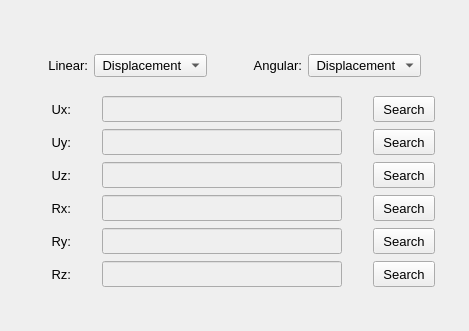
           <widget class="QWidget" name="tab_load_tables">
            <attribute name="title">
             <string>Load tables</string>
            </attribute>
            <layout class="QGridLayout" name="gridLayout_10">
             <property name="leftMargin">
              <number>2</number>
             </property>
             <property name="topMargin">
              <number>2</number>
             </property>
             <property name="rightMargin">
              <number>2</number>
             </property>
             <property name="bottomMargin">
              <number>2</number>
             </property>
             <property name="spacing">
              <number>2</number>
             </property>
             <item row="2" column="0">
              <widget class="QFrame" name="frame_9">
               <property name="frameShape">
                <enum>QFrame::NoFrame</enum>
               </property>
               <property name="frameShadow">
                <enum>QFrame::Raised</enum>
               </property>
               <layout class="QGridLayout" name="gridLayout_3">
                <property name="leftMargin">
                 <number>4</number>
                </property>
                <property name="topMargin">
                 <number>4</number>
                </property>
                <property name="rightMargin">
                 <number>4</number>
                </property>
                <property name="bottomMargin">
                 <number>2</number>
                </property>
                <property name="horizontalSpacing">
                 <number>4</number>
                </property>
                <property name="verticalSpacing">
                 <number>7</number>
                </property>
                <item row="4" column="1">
                 <widget class="QLineEdit" name="lineEdit_path_table_My">
                  <property name="enabled">
                   <bool>false</bool>
                  </property>
                  <property name="minimumSize">
                   <size>
                    <width>210</width>
                    <height>26</height>
                   </size>
                  </property>
                  <property name="maximumSize">
                   <size>
                    <width>240</width>
                    <height>26</height>
                   </size>
                  </property>
                  <property name="alignment">
                   <set>Qt::AlignCenter</set>
                  </property>
                 </widget>
                </item>
                <item row="4" column="2">
                 <widget class="QPushButton" name="pushButton_load_My_table">
                  <property name="enabled">
                   <bool>true</bool>
                  </property>
                  <property name="sizePolicy">
                   <sizepolicy hsizetype="Expanding" vsizetype="Fixed">
                    <horstretch>0</horstretch>
                    <verstretch>0</verstretch>
                   </sizepolicy>
                  </property>
                  <property name="minimumSize">
                   <size>
                    <width>62</width>
                    <height>26</height>
                   </size>
                  </property>
                  <property name="maximumSize">
                   <size>
                    <width>62</width>
                    <height>26</height>
                   </size>
                  </property>
                  <property name="font">
                   <font>
                    <pointsize>10</pointsize>
                   </font>
                  </property>
                  <property name="styleSheet">
                   <string notr="true"/>
                  </property>
                  <property name="text">
                   <string>Search</string>
                  </property>
                 </widget>
                </item>
                <item row="4" column="0">
                 <widget class="QLabel" name="label_Ry_table">
                  <property name="enabled">
                   <bool>true</bool>
                  </property>
                  <property name="minimumSize">
                   <size>
                    <width>0</width>
                    <height>26</height>
                   </size>
                  </property>
                  <property name="maximumSize">
                   <size>
                    <width>38</width>
                    <height>26</height>
                   </size>
                  </property>
                  <property name="font">
                   <font>
                    <pointsize>10</pointsize>
                   </font>
                  </property>
                  <property name="text">
                   <string>Ry:</string>
                  </property>
                  <property name="alignment">
                   <set>Qt::AlignRight|Qt::AlignTrailing|Qt::AlignVCenter</set>
                  </property>
                 </widget>
                </item>
                <item row="5" column="0">
                 <widget class="QLabel" name="label_Rz_table">
                  <property name="enabled">
                   <bool>true</bool>
                  </property>
                  <property name="minimumSize">
                   <size>
                    <width>0</width>
                    <height>26</height>
                   </size>
                  </property>
                  <property name="maximumSize">
                   <size>
                    <width>38</width>
                    <height>26</height>
                   </size>
                  </property>
                  <property name="font">
                   <font>
                    <pointsize>10</pointsize>
                   </font>
                  </property>
                  <property name="text">
                   <string>Rz:</string>
                  </property>
                  <property name="alignment">
                   <set>Qt::AlignRight|Qt::AlignTrailing|Qt::AlignVCenter</set>
                  </property>
                 </widget>
                </item>
                <item row="5" column="1">
                 <widget class="QLineEdit" name="lineEdit_path_table_Mz">
                  <property name="enabled">
                   <bool>false</bool>
                  </property>
                  <property name="minimumSize">
                   <size>
                    <width>210</width>
                    <height>26</height>
                   </size>
                  </property>
                  <property name="maximumSize">
                   <size>
                    <width>240</width>
                    <height>26</height>
                   </size>
                  </property>
                  <property name="alignment">
                   <set>Qt::AlignCenter</set>
                  </property>
                 </widget>
                </item>
                <item row="1" column="1">
                 <widget class="QLineEdit" name="lineEdit_path_table_Fy">
                  <property name="enabled">
                   <bool>false</bool>
                  </property>
                  <property name="minimumSize">
                   <size>
                    <width>210</width>
                    <height>26</height>
                   </size>
                  </property>
                  <property name="maximumSize">
                   <size>
                    <width>240</width>
                    <height>26</height>
                   </size>
                  </property>
                  <property name="styleSheet">
                   <string notr="true"/>
                  </property>
                  <property name="alignment">
                   <set>Qt::AlignCenter</set>
                  </property>
                 </widget>
                </item>
                <item row="2" column="2">
                 <widget class="QPushButton" name="pushButton_load_Fz_table">
                  <property name="enabled">
                   <bool>true</bool>
                  </property>
                  <property name="sizePolicy">
                   <sizepolicy hsizetype="Expanding" vsizetype="Fixed">
                    <horstretch>0</horstretch>
                    <verstretch>0</verstretch>
                   </sizepolicy>
                  </property>
                  <property name="minimumSize">
                   <size>
                    <width>62</width>
                    <height>26</height>
                   </size>
                  </property>
                  <property name="maximumSize">
                   <size>
                    <width>62</width>
                    <height>26</height>
                   </size>
                  </property>
                  <property name="font">
                   <font>
                    <pointsize>10</pointsize>
                   </font>
                  </property>
                  <property name="styleSheet">
                   <string notr="true"/>
                  </property>
                  <property name="text">
                   <string>Search</string>
                  </property>
                 </widget>
                </item>
                <item row="1" column="2">
                 <widget class="QPushButton" name="pushButton_load_Fy_table">
                  <property name="enabled">
                   <bool>true</bool>
                  </property>
                  <property name="sizePolicy">
                   <sizepolicy hsizetype="Expanding" vsizetype="Fixed">
                    <horstretch>0</horstretch>
                    <verstretch>0</verstretch>
                   </sizepolicy>
                  </property>
                  <property name="minimumSize">
                   <size>
                    <width>62</width>
                    <height>26</height>
                   </size>
                  </property>
                  <property name="maximumSize">
                   <size>
                    <width>62</width>
                    <height>26</height>
                   </size>
                  </property>
                  <property name="font">
                   <font>
                    <pointsize>10</pointsize>
                   </font>
                  </property>
                  <property name="styleSheet">
                   <string notr="true"/>
                  </property>
                  <property name="text">
                   <string>Search</string>
                  </property>
                 </widget>
                </item>
                <item row="3" column="2">
                 <widget class="QPushButton" name="pushButton_load_Mx_table">
                  <property name="enabled">
                   <bool>true</bool>
                  </property>
                  <property name="sizePolicy">
                   <sizepolicy hsizetype="Expanding" vsizetype="Fixed">
                    <horstretch>0</horstretch>
                    <verstretch>0</verstretch>
                   </sizepolicy>
                  </property>
                  <property name="minimumSize">
                   <size>
                    <width>62</width>
                    <height>26</height>
                   </size>
                  </property>
                  <property name="maximumSize">
                   <size>
                    <width>62</width>
                    <height>26</height>
                   </size>
                  </property>
                  <property name="font">
                   <font>
                    <pointsize>10</pointsize>
                   </font>
                  </property>
                  <property name="styleSheet">
                   <string notr="true"/>
                  </property>
                  <property name="text">
                   <string>Search</string>
                  </property>
                 </widget>
                </item>
                <item row="0" column="0">
                 <widget class="QLabel" name="label_Ux_table">
                  <property name="enabled">
                   <bool>true</bool>
                  </property>
                  <property name="minimumSize">
                   <size>
                    <width>0</width>
                    <height>26</height>
                   </size>
                  </property>
                  <property name="maximumSize">
                   <size>
                    <width>38</width>
                    <height>26</height>
                   </size>
                  </property>
                  <property name="font">
                   <font>
                    <pointsize>10</pointsize>
                   </font>
                  </property>
                  <property name="text">
                   <string>Ux:</string>
                  </property>
                  <property name="alignment">
                   <set>Qt::AlignRight|Qt::AlignTrailing|Qt::AlignVCenter</set>
                  </property>
                 </widget>
                </item>
                <item row="3" column="1">
                 <widget class="QLineEdit" name="lineEdit_path_table_Mx">
                  <property name="enabled">
                   <bool>false</bool>
                  </property>
                  <property name="minimumSize">
                   <size>
                    <width>210</width>
                    <height>26</height>
                   </size>
                  </property>
                  <property name="maximumSize">
                   <size>
                    <width>240</width>
                    <height>26</height>
                   </size>
                  </property>
                  <property name="alignment">
                   <set>Qt::AlignCenter</set>
                  </property>
                 </widget>
                </item>
                <item row="3" column="0">
                 <widget class="QLabel" name="label_Rx_table">
                  <property name="enabled">
                   <bool>true</bool>
                  </property>
                  <property name="minimumSize">
                   <size>
                    <width>0</width>
                    <height>26</height>
                   </size>
                  </property>
                  <property name="maximumSize">
                   <size>
                    <width>38</width>
                    <height>26</height>
                   </size>
                  </property>
                  <property name="font">
                   <font>
                    <pointsize>10</pointsize>
                   </font>
                  </property>
                  <property name="text">
                   <string>Rx:</string>
                  </property>
                  <property name="alignment">
                   <set>Qt::AlignRight|Qt::AlignTrailing|Qt::AlignVCenter</set>
                  </property>
                 </widget>
                </item>
                <item row="2" column="1">
                 <widget class="QLineEdit" name="lineEdit_path_table_Fz">
                  <property name="enabled">
                   <bool>false</bool>
                  </property>
                  <property name="minimumSize">
                   <size>
                    <width>210</width>
                    <height>26</height>
                   </size>
                  </property>
                  <property name="maximumSize">
                   <size>
                    <width>240</width>
                    <height>26</height>
                   </size>
                  </property>
                  <property name="alignment">
                   <set>Qt::AlignCenter</set>
                  </property>
                 </widget>
                </item>
                <item row="1" column="0">
                 <widget class="QLabel" name="label_Uy_table">
                  <property name="enabled">
                   <bool>true</bool>
                  </property>
                  <property name="minimumSize">
                   <size>
                    <width>0</width>
                    <height>26</height>
                   </size>
                  </property>
                  <property name="maximumSize">
                   <size>
                    <width>38</width>
                    <height>26</height>
                   </size>
                  </property>
                  <property name="font">
                   <font>
                    <pointsize>10</pointsize>
                   </font>
                  </property>
                  <property name="text">
                   <string>Uy:</string>
                  </property>
                  <property name="alignment">
                   <set>Qt::AlignRight|Qt::AlignTrailing|Qt::AlignVCenter</set>
                  </property>
                 </widget>
                </item>
                <item row="5" column="2">
                 <widget class="QPushButton" name="pushButton_load_Mz_table">
                  <property name="enabled">
                   <bool>true</bool>
                  </property>
                  <property name="sizePolicy">
                   <sizepolicy hsizetype="Expanding" vsizetype="Fixed">
                    <horstretch>0</horstretch>
                    <verstretch>0</verstretch>
                   </sizepolicy>
                  </property>
                  <property name="minimumSize">
                   <size>
                    <width>62</width>
                    <height>26</height>
                   </size>
                  </property>
                  <property name="maximumSize">
                   <size>
                    <width>62</width>
                    <height>26</height>
                   </size>
                  </property>
                  <property name="font">
                   <font>
                    <pointsize>10</pointsize>
                   </font>
                  </property>
                  <property name="styleSheet">
                   <string notr="true"/>
                  </property>
                  <property name="text">
                   <string>Search</string>
                  </property>
                 </widget>
                </item>
                <item row="0" column="1">
                 <widget class="QLineEdit" name="lineEdit_path_table_Fx">
                  <property name="enabled">
                   <bool>false</bool>
                  </property>
                  <property name="minimumSize">
                   <size>
                    <width>210</width>
                    <height>26</height>
                   </size>
                  </property>
                  <property name="maximumSize">
                   <size>
                    <width>240</width>
                    <height>26</height>
                   </size>
                  </property>
                  <property name="styleSheet">
                   <string notr="true"/>
                  </property>
                  <property name="alignment">
                   <set>Qt::AlignCenter</set>
                  </property>
                 </widget>
                </item>
                <item row="2" column="0">
                 <widget class="QLabel" name="label_Uz_table">
                  <property name="enabled">
                   <bool>true</bool>
                  </property>
                  <property name="minimumSize">
                   <size>
                    <width>0</width>
                    <height>26</height>
                   </size>
                  </property>
                  <property name="maximumSize">
                   <size>
                    <width>38</width>
                    <height>26</height>
                   </size>
                  </property>
                  <property name="font">
                   <font>
                    <pointsize>10</pointsize>
                   </font>
                  </property>
                  <property name="text">
                   <string>Uz:</string>
                  </property>
                  <property name="alignment">
                   <set>Qt::AlignRight|Qt::AlignTrailing|Qt::AlignVCenter</set>
                  </property>
                 </widget>
                </item>
                <item row="0" column="2">
                 <widget class="QPushButton" name="pushButton_load_Fx_table">
                  <property name="enabled">
                   <bool>true</bool>
                  </property>
                  <property name="sizePolicy">
                   <sizepolicy hsizetype="Expanding" vsizetype="Fixed">
                    <horstretch>0</horstretch>
                    <verstretch>0</verstretch>
                   </sizepolicy>
                  </property>
                  <property name="minimumSize">
                   <size>
                    <width>62</width>
                    <height>26</height>
                   </size>
                  </property>
                  <property name="maximumSize">
                   <size>
                    <width>62</width>
                    <height>26</height>
                   </size>
                  </property>
                  <property name="font">
                   <font>
                    <pointsize>10</pointsize>
                   </font>
                  </property>
                  <property name="styleSheet">
                   <string notr="true"/>
                  </property>
                  <property name="text">
                   <string>Search</string>
                  </property>
                 </widget>
                </item>
               </layout>
              </widget>
             </item>
             <item row="1" column="0">
              <widget class="QFrame" name="frame_16">
               <property name="minimumSize">
                <size>
                 <width>0</width>
                 <height>48</height>
                </size>
               </property>
               <property name="maximumSize">
                <size>
                 <width>16777215</width>
                 <height>48</height>
                </size>
               </property>
               <property name="font">
                <font>
                 <pointsize>10</pointsize>
                </font>
               </property>
               <property name="frameShape">
                <enum>QFrame::NoFrame</enum>
               </property>
               <property name="frameShadow">
                <enum>QFrame::Raised</enum>
               </property>
               <layout class="QGridLayout" name="gridLayout_19">
                <property name="leftMargin">
                 <number>6</number>
                </property>
                <property name="topMargin">
                 <number>0</number>
                </property>
                <property name="rightMargin">
                 <number>6</number>
                </property>
                <property name="bottomMargin">
                 <number>0</number>
                </property>
                <property name="horizontalSpacing">
                 <number>6</number>
                </property>
                <item row="0" column="4">
                 <widget class="QLabel" name="label_angular">
                  <property name="font">
                   <font>
                    <pointsize>10</pointsize>
                   </font>
                  </property>
                  <property name="text">
                   <string>Angular:</string>
                  </property>
                  <property name="alignment">
                   <set>Qt::AlignRight|Qt::AlignTrailing|Qt::AlignVCenter</set>
                  </property>
                 </widget>
                </item>
                <item row="0" column="0">
                 <spacer name="horizontalSpacer_8">
                  <property name="orientation">
                   <enum>Qt::Horizontal</enum>
                  </property>
                  <property name="sizeHint" stdset="0">
                   <size>
                    <width>40</width>
                    <height>20</height>
                   </size>
                  </property>
                 </spacer>
                </item>
                <item row="0" column="2">
                 <widget class="QComboBox" name="comboBox_linear_data_type">
                  <property name="font">
                   <font>
                    <pointsize>10</pointsize>
                   </font>
                  </property>
                  <item>
                   <property name="text">
                    <string> Displacement</string>
                   </property>
                  </item>
                  <item>
                   <property name="text">
                    <string> Velocity</string>
                   </property>
                  </item>
                  <item>
                   <property name="text">
                    <string> Acceleration</string>
                   </property>
                  </item>
                 </widget>
                </item>
                <item row="0" column="1">
                 <widget class="QLabel" name="label_linear">
                  <property name="font">
                   <font>
                    <pointsize>10</pointsize>
                   </font>
                  </property>
                  <property name="text">
                   <string>Linear:</string>
                  </property>
                  <property name="alignment">
                   <set>Qt::AlignRight|Qt::AlignTrailing|Qt::AlignVCenter</set>
                  </property>
                 </widget>
                </item>
                <item row="0" column="6">
                 <spacer name="horizontalSpacer_12">
                  <property name="orientation">
                   <enum>Qt::Horizontal</enum>
                  </property>
                  <property name="sizeHint" stdset="0">
                   <size>
                    <width>40</width>
                    <height>20</height>
                   </size>
                  </property>
                 </spacer>
                </item>
                <item row="0" column="3">
                 <spacer name="horizontalSpacer_3">
                  <property name="orientation">
                   <enum>Qt::Horizontal</enum>
                  </property>
                  <property name="sizeHint" stdset="0">
                   <size>
                    <width>40</width>
                    <height>20</height>
                   </size>
                  </property>
                 </spacer>
                </item>
                <item row="0" column="5">
                 <widget class="QComboBox" name="comboBox_angular_data_type">
                  <property name="font">
                   <font>
                    <pointsize>10</pointsize>
                   </font>
                  </property>
                  <item>
                   <property name="text">
                    <string> Displacement</string>
                   </property>
                  </item>
                  <item>
                   <property name="text">
                    <string> Velocity</string>
                   </property>
                  </item>
                  <item>
                   <property name="text">
                    <string> Acceleration</string>
                   </property>
                  </item>
                 </widget>
                </item>
               </layout>
              </widget>
             </item>
             <item row="0" column="0">
              <spacer name="verticalSpacer_4">
               <property name="orientation">
                <enum>Qt::Vertical</enum>
               </property>
               <property name="sizeHint" stdset="0">
                <size>
                 <width>20</width>
                 <height>40</height>
                </size>
               </property>
              </spacer>
             </item>
             <item row="3" column="0">
              <spacer name="verticalSpacer_6">
               <property name="orientation">
                <enum>Qt::Vertical</enum>
               </property>
               <property name="sizeHint" stdset="0">
                <size>
                 <width>20</width>
                 <height>40</height>
                </size>
               </property>
              </spacer>
             </item>
            </layout>
           </widget>
